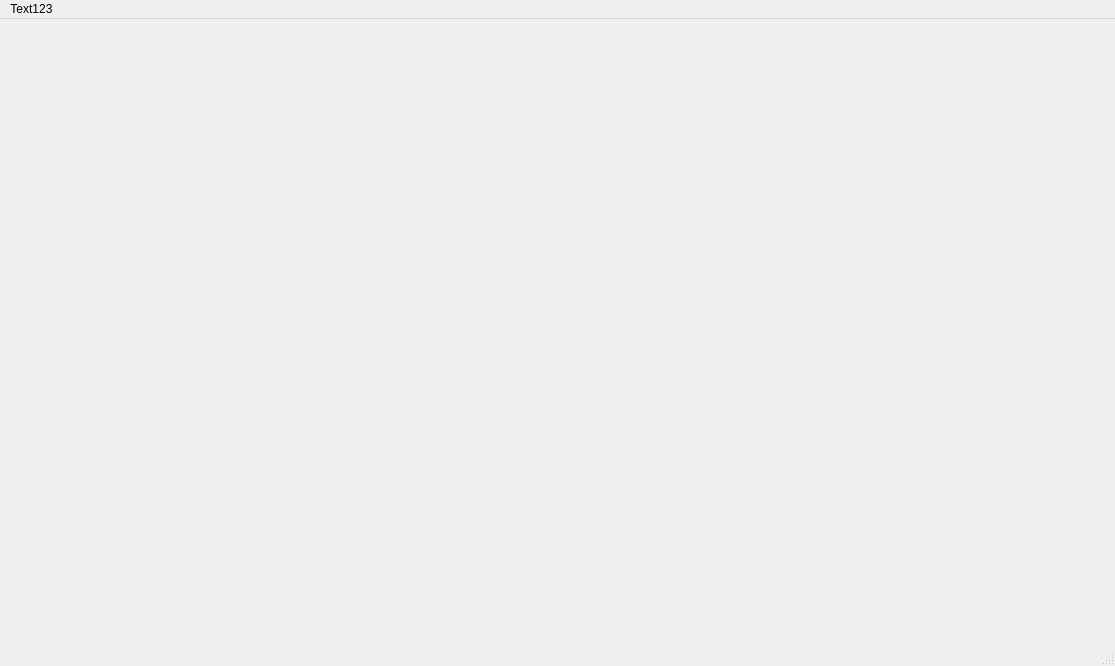
<?xml version="1.0" encoding="UTF-8"?>
<ui version="4.0">
 <class>MainWindow</class>
 <widget class="QMainWindow" name="MainWindow">
  <property name="geometry">
   <rect>
    <x>0</x>
    <y>0</y>
    <width>1115</width>
    <height>666</height>
   </rect>
  </property>
  <property name="windowTitle">
   <string>MainWindow</string>
  </property>
  <widget class="QWidget" name="centralwidget">
   <widget class="CalendarView" name="calendarView" native="true">
    <property name="geometry">
     <rect>
      <x>9</x>
      <y>9</y>
      <width>801</width>
      <height>531</height>
     </rect>
    </property>
   </widget>
  </widget>
  <widget class="QMenuBar" name="menubar">
   <property name="geometry">
    <rect>
     <x>0</x>
     <y>0</y>
     <width>1115</width>
     <height>22</height>
    </rect>
   </property>
   <widget class="QMenu" name="menuText123">
    <property name="title">
     <string>Text123</string>
    </property>
    <addaction name="separator"/>
    <addaction name="actionT1"/>
   </widget>
   <addaction name="menuText123"/>
  </widget>
  <widget class="QStatusBar" name="statusbar"/>
  <action name="actionT1">
   <property name="text">
    <string>T1</string>
   </property>
  </action>
 </widget>
 <customwidgets>
  <customwidget>
   <class>CalendarView</class>
   <extends>QWidget</extends>
   <header>calendar/CalendarView.h</header>
   <container>1</container>
  </customwidget>
 </customwidgets>
 <resources/>
 <connections/>
</ui>
